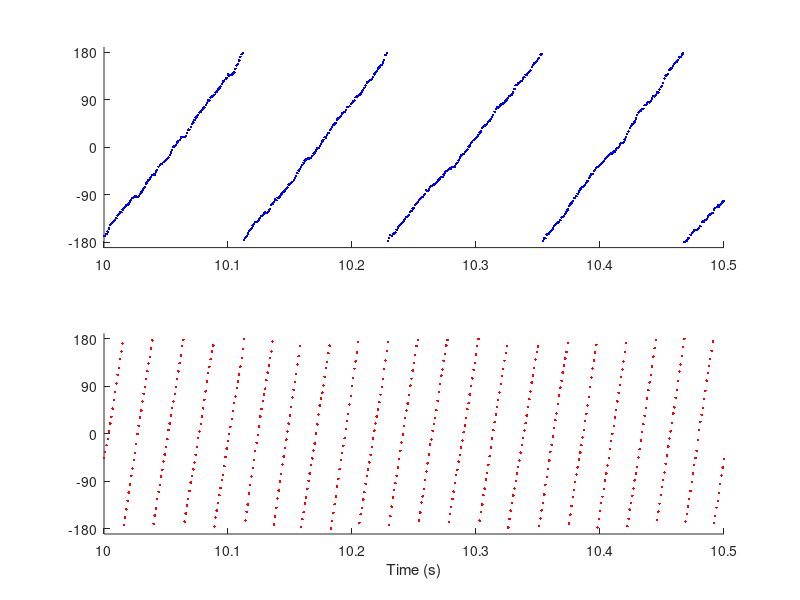
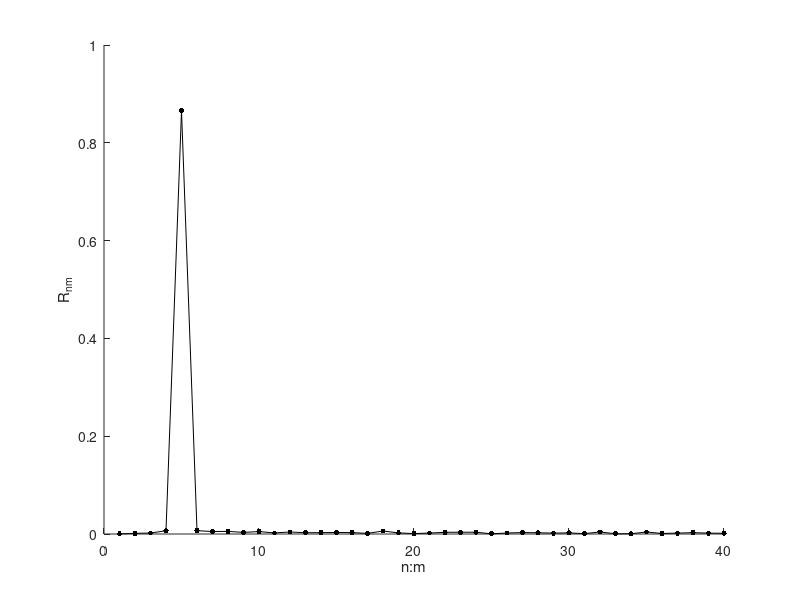
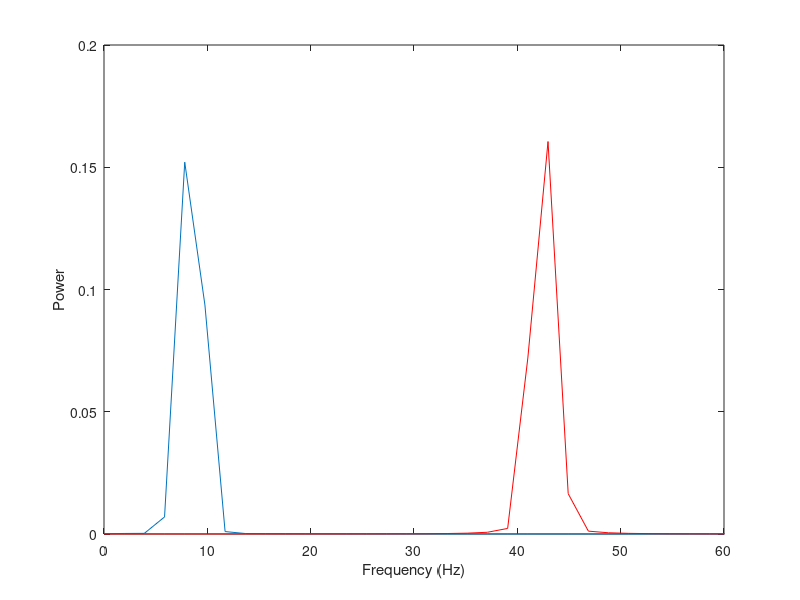
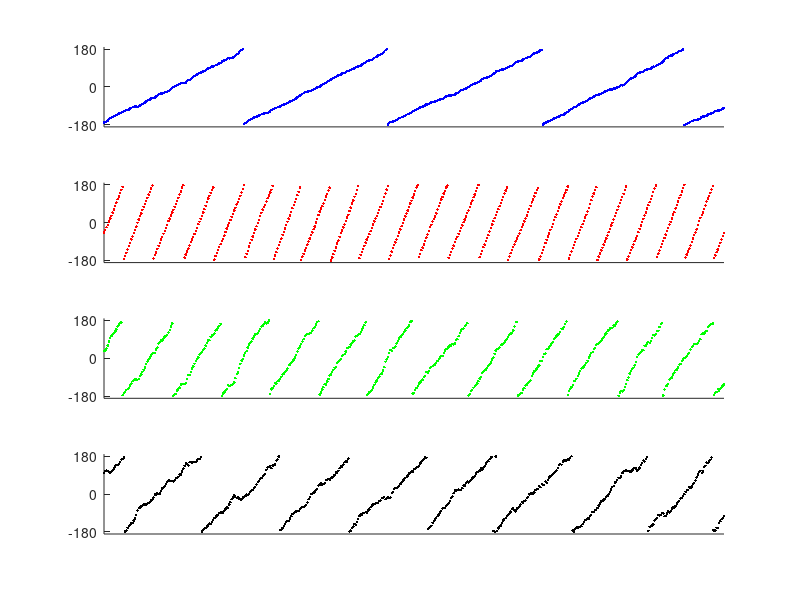

These charts were generated, in order, by the following MATLAB code:
%% Coupled Kuramoto Oscillators 

% Reproducing Figure 1 in Scheffer-Teixeira & Tort, eLife 2016

clear
dt = 0.001;
srate = 1/dt; % sampling rate
T = 100; % total simulation time
t = dt:dt:T; % time vector

theta_phase = zeros(1,round(T*srate)); % pre-allocation of memory
gamma_phase = zeros(1,round(T*srate)); % pre-allocation of memory

theta_phase(1) = 0; % initial theta phase
gamma_phase(1) = 0; % initial gamma phase
theta_freq = 8; % uncoupled ("natural") theta frequency in Hz 
gamma_freq = 43; % uncoupled ("natural") gamma frequency in Hz
%%%%%%%%%%%%%%%%%%%%%%%%%%%%%%%%%%%%%%%%%%%%%%%%%%%%%%%%%%%%%%%%%%%%%%%%%%%%%%%
epsilon = 10; % coupling strength > change this parameter to 0 for no coupling
%%%%%%%%%%%%%%%%%%%%%%%%%%%%%%%%%%%%%%%%%%%%%%%%%%%%%%%%%%%%%%%%%%%%%%%%%%%%%%%
peakfreq_noise = 5; % standard deviation of white noise in peak frequency


% n:m phase-locking parameters
n = 1;
m = 5;

for j=1:round(T*srate)-1
    theta_phase(j+1) = mod(theta_phase(j)+dt*((theta_freq+peakfreq_noise*randn)*2*pi...
        +epsilon*sin(n*gamma_phase(j)-m*theta_phase(j))),2*pi);
    gamma_phase(j+1) = mod(gamma_phase(j)+dt*((gamma_freq+peakfreq_noise*randn)*2*pi...
        +epsilon*sin(m*theta_phase(j)-n*gamma_phase(j))),2*pi);
end

figure(1)
clf
h1 = subplot(211);
plot(t,rad2deg(theta_phase)-180,'b.')
box off
set(gca,'ytick',[-180:90:180])

h2 = subplot(212);
plot(t,rad2deg(gamma_phase)-180,'r.')
linkaxes([h1 h2])
axis tight
box off
xlim([10 10.5])
ylim([-190 190])
xlabel('Time (s)')
set(gca,'ytick',[-180:90:180])

%% Computing the Rnm curve

figure(2)
clf

clear Rnm
for mmm=1:40
    Rnm(mmm)= abs(mean(exp(1i*(unwrap(gamma_phase)-mmm*unwrap(theta_phase)))));  
end

plot(1:40,Rnm,'k.-','markersize',12)
ylim([0 1])
xlabel('n:m')
ylabel('R_n_m')
box off


%% Measuring the peak frequency of the oscillators 

figure(3)
clf
[PxxTheta, F]=pwelch(sin(theta_phase),[],[],[],srate);
[PxxGamma, ~]=pwelch(sin(gamma_phase),[],[],[],srate);

plot(F,PxxTheta)
hold on
plot(F,PxxGamma,'r-')
hold off
xlim([0 60])
xlabel('Frequency (Hz)')
ylabel('Power')

[~, ii]=max(PxxGamma);
GammaPeakFreq=F(ii)

[~, ii]=max(PxxTheta);
ThetaPeakFreq=F(ii)

text(9,0.9,['Freq = ' num2str(ThetaPeakFreq) ' Hz'])
text(43.5,0.9,['Freq = ' num2str(GammaPeakFreq) ' Hz'])

% title([ThetaPeakFreq,GammaPeakFreq])

%% plotting circular histograms

figure(7)
clf

count = 0;
for m = [3, 5, 7]
    count = count+1;
    
    figure(3+count)
    clf
    phasediff = angle(exp(1i*(gamma_phase-m*theta_phase)));
    
    clear h

    h(1) = subplot(411);
    plot(t,rad2deg(theta_phase)-180,'b.')
    set(gca,'ytick',[-180,0,180],'xtick',[])
    box off
    
    h(2) = subplot(412);
    plot(t,rad2deg(gamma_phase)-180,'r.')
    set(gca,'ytick',[-180,0,180],'xtick',[])
    box off

    h(3) = subplot(413);
    plot(t,rad2deg(angle(exp(1i*(m*theta_phase)))),'g.')
    set(gca,'ytick',[-180,0,180],'xtick',[])
    box off

    h(4) = subplot(414);
    plot(t,rad2deg(phasediff),'k.')
    set(gca,'ytick',[-180,0,180],'xtick',[])
    box off

    linkaxes(h)
    ylim([-190 190])
    xlim([10 10.5])
    
    pause(0.5)
    
    figure(7)

    subplot(1,3,count)
    
    % just a trick to set the polar plot scale:
    axlim = 0.1; if count ==2, axlim = 0.25; end % change for the uncoupled case
    polar(0,axlim,'-k') 
    hold on
    
    [phi,r] = rose(phasediff,20);
    phi_prob = 2*r/sum(r);
    polar(phi,phi_prob)
          
    mean_angle = (angle(mean(exp(1i*(gamma_phase-m*theta_phase)))));
    r = (abs(mean(exp(1i*(gamma_phase-m*theta_phase)))));
      
    zm = r*exp(1i*mean_angle)*max(phi_prob); % just for aesthetics,
    hold on
    plot([0 real(zm)], [0, imag(zm)],'linewidth',2,'color','k')
    hold off
    title(['R = ' num2str(r)])
    

end

